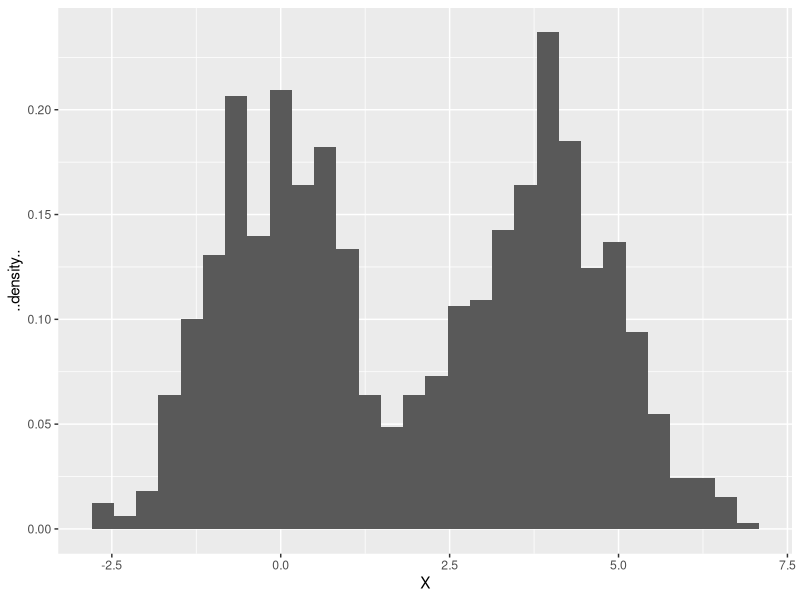
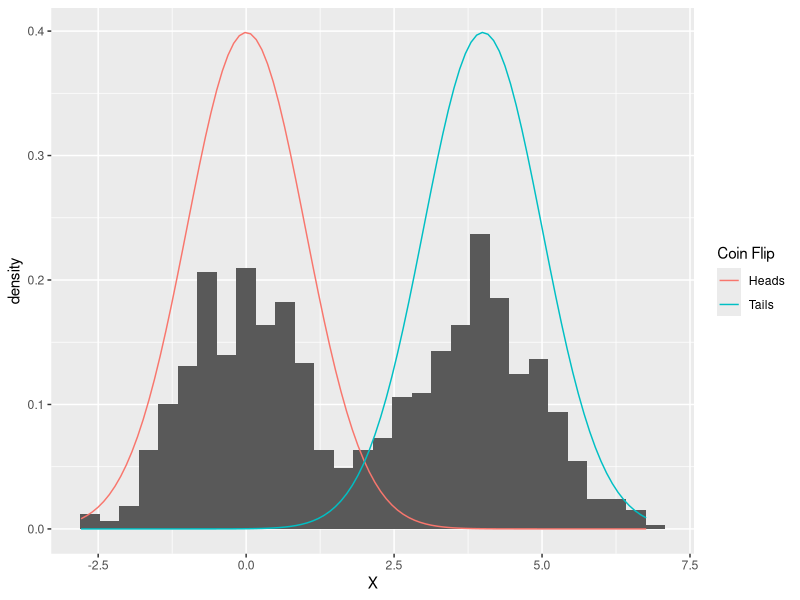
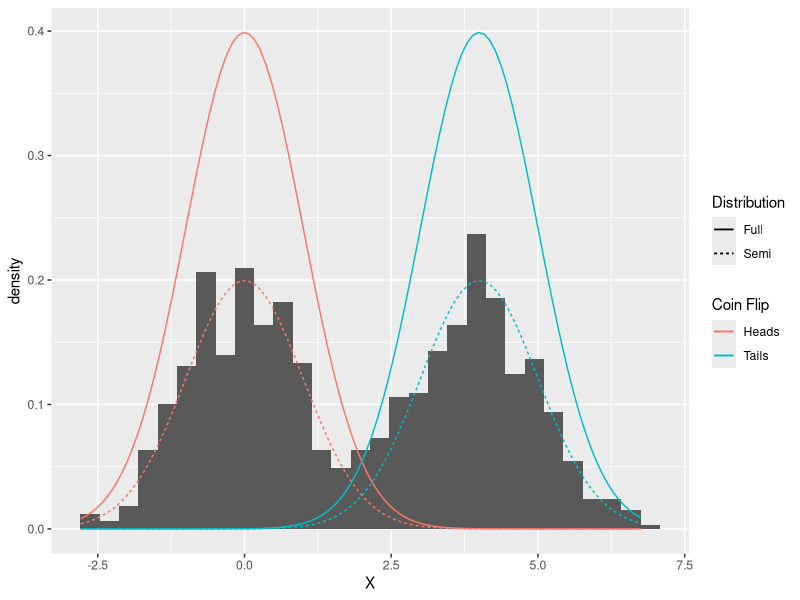
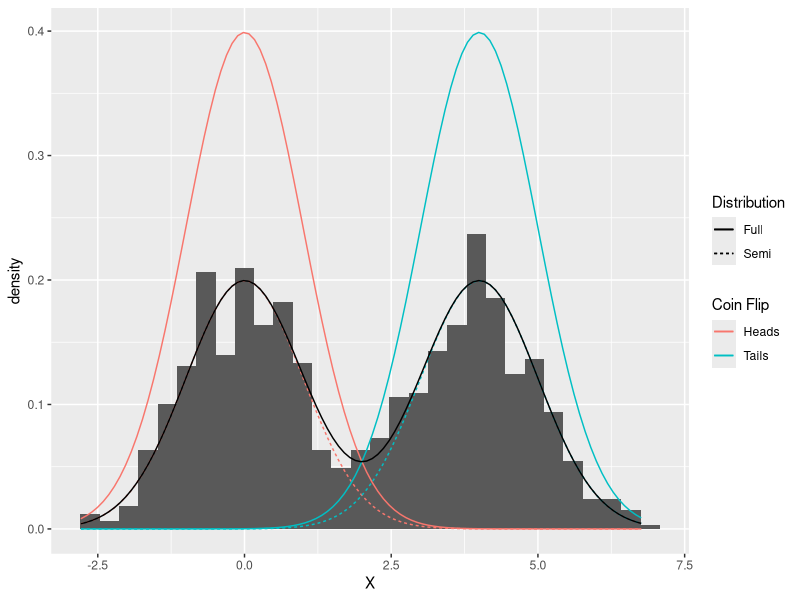

R code for these plots, in order:
## ---- chunk 1
knitr::opts_chunk$set(echo = TRUE, fig.width=5, fig.height=3, fig.align='center')
## ---- chunk 2
library(tidyverse)
set.seed(44)
X <- numeric(0)
coin <- integer(0)
for (i in 1:1000) {
    coin[i] <- rbinom(1, size = 1, prob = 0.5)  # flip a coin. 0=heads, 1=tails.
    if (coin[i] == 0) {   # heads
        X[i] <- rnorm(1, mean = 0, sd = 1)
    } else {           # tails
        X[i] <- rnorm(1, mean = 4, sd = 1)
    }
}
(p <- qplot(X, ..density.., geom = "histogram", bins = 30))
## ---- chunk 3
tibble(X = X) %>% 
    ggplot(aes(X)) +
    geom_histogram(aes(y = ..density..), bins = 30) +
    stat_function(fun = function(x) dnorm(x, mean = 0, sd = 1), 
                  mapping = aes(colour = "Heads")) +
    stat_function(fun = function(x) dnorm(x, mean = 4, sd = 1), 
                  mapping = aes(colour = "Tails")) +
    scale_color_discrete("Coin Flip")
## ---- chunk 4
(p <- tibble(X = X) %>% 
     ggplot(aes(X)) +
     geom_histogram(aes(y = ..density..), bins = 30) +
     stat_function(fun = function(x) dnorm(x, mean = 0, sd = 1)*0.5, 
                   mapping = aes(colour = "Heads", linetype = "Semi")) +
     stat_function(fun = function(x) dnorm(x, mean = 4, sd = 1)*0.5, 
                   mapping = aes(colour = "Tails", linetype = "Semi")) +
     stat_function(fun = function(x) dnorm(x, mean = 0, sd = 1), 
                   mapping = aes(colour = "Heads", linetype = "Full")) +
     stat_function(fun = function(x) dnorm(x, mean = 4, sd = 1), 
                   mapping = aes(colour = "Tails", linetype = "Full")) +
     scale_color_discrete("Coin Flip") +
     scale_linetype_discrete("Distribution"))
## ---- chunk 5
p + stat_function(fun = function(x) dnorm(x, mean = 0, sd = 1) * 0.5 + 
                      dnorm(x, mean = 4, sd = 1) * 0.5,
                  mapping = aes(linetype = "Full"))
